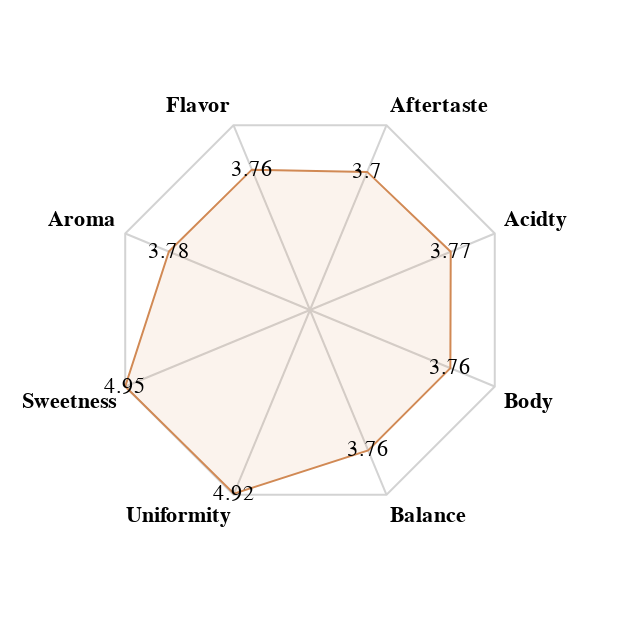

Write the Vega-Lite specification saved for this chart.
### Vega specification from a JSON file in a GitHub repository (floating-point values rounded to 4 significant figures)
{"$schema": "https://vega.github.io/schema/vega/v5.json", "description": "A radar chart example, showing multiple dimensions in a radial layout.", "width": 200, "height": 200, "padding": 55, "autosize": "none", "_comment1": "Remove later", "_comment2": "Sets the width of the radar chart", "signals": [{"name": "radius", "update": "width / 2"}], "_comment3": "The Data - not sure about second part", "data": [{"name": "table", "values": [{"key": "Aroma", "value": 3.78, "category": 0}, {"key": "Flavor", "value": 3.76, "category": 0}, {"key": "Aftertaste", "value": 3.7, "category": 0}, {"key": "Acidty", "value": 3.77, "category": 0}, {"key": "Body", "value": 3.76, "category": 0}, {"key": "Balance", "value": 3.76, "category": 0}, {"key": "Uniformity", "value": 4.92, "category": 0}, {"key": "Sweetness", "value": 4.95, "category": 0}]}, {"name": "keys", "source": "table"}], "scales": [{"name": "angular", "type": "point", "range": {"signal": "[-PI, PI]"}, "padding": 0.5, "domain": {"data": "table", "field": "key"}, "_comment": "radial scale"}, {"_comment": "scale for the polygon", "name": "radial", "type": "linear", "range": {"signal": "[0, radius]"}, "zero": true, "nice": false, "domain": {"data": "table", "field": "value"}, "domainMin": 0}, {"name": "color", "type": "ordinal", "domain": {"data": "table", "field": "category"}, "range": {"scheme": "browns"}, "_comment": "colour hue for the category"}], "encode": {"_comment": "positioning", "enter": {"x": {"signal": "radius"}, "y": {"signal": "radius"}}}, "marks": [{"_comment": "the shaded area bit", "type": "group", "name": "categories", "zindex": 1, "from": {"facet": {"data": "table", "name": "facet", "groupby": ["category"]}}, "marks": [{"type": "line", "name": "category-line", "from": {"data": "facet"}, "encode": {"enter": {"interpolate": {"value": "linear-closed"}, "x": {"signal": "scale('radial', datum.value) * cos(scale('angular', datum.key))"}, "y": {"signal": "scale('radial', datum.value) * sin(scale('angular', datum.key))"}, "stroke": {"scale": "color", "field": "category"}, "strokeWidth": {"value": 1}, "fill": {"scale": "color", "field": "category"}, "fillOpacity": {"value": 0.1}}}}, {"type": "text", "name": "value-text", "from": {"data": "category-line"}, "encode": {"enter": {"x": {"signal": "datum.x"}, "y": {"signal": "datum.y"}, "text": {"signal": "datum.datum.value"}, "align": {"value": "center"}, "baseline": {"value": "middle"}, "fill": {"value": "black"}}}}]}, {"_comment": "the pizza lines", "type": "rule", "name": "radial-grid", "from": {"data": "keys"}, "zindex": 0, "encode": {"enter": {"x": {"value": 0}, "y": {"value": 0}, "x2": {"signal": "radius * cos(scale('angular', datum.key))"}, "y2": {"signal": "radius * sin(scale('angular', datum.key))"}, "stroke": {"value": "lightgray"}, "strokeWidth": {"value": 1}}}}, {"_comment": "labels for category names", "type": "text", "name": "key-label", "from": {"data": "keys"}, "zindex": 1, "encode": {"enter": {"x": {"signal": "(radius + 5) * cos(scale('angular', datum.key))"}, "y": {"signal": "(radius + 5) * sin(scale('angular', datum.key))"}, "text": {"field": "key"}, "align": [{"test": "abs(scale('angular', datum.key)) > PI / 2", "value": "right"}, {"value": "left"}], "baseline": [{"test": "scale('angular', datum.key) > 0", "value": "top"}, {"test": "scale('angular', datum.key) == 0", "value": "middle"}, {"value": "bottom"}], "fill": {"value": "black"}, "fontWeight": {"value": "bold"}}}}, {"_comment": "outer boarder on the hexagon", "type": "line", "name": "outer-line", "from": {"data": "radial-grid"}, "encode": {"enter": {"interpolate": {"value": "linear-closed"}, "x": {"field": "x2"}, "y": {"field": "y2"}, "stroke": {"value": "lightgray"}, "strokeWidth": {"value": 1}}}}]}
